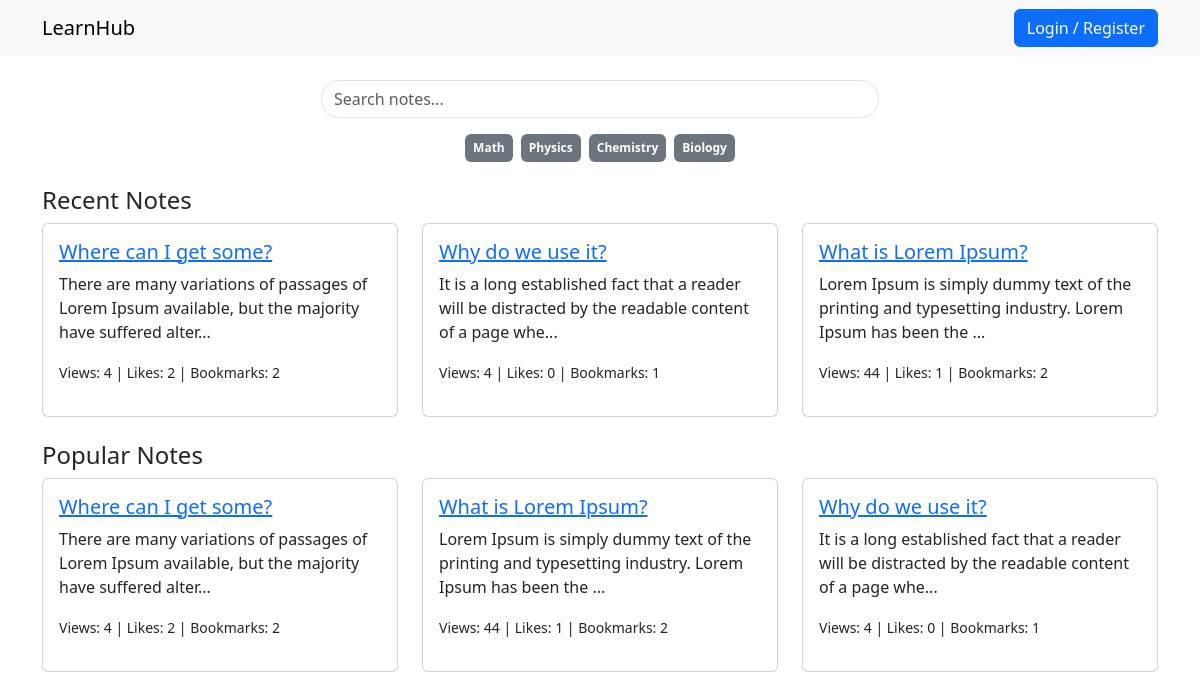
The page / on the database its author committed.
### tables this page shows
CREATE TABLE `notes` (
  `id` int(11) NOT NULL,
  `user_id` int(11) NOT NULL,
  `title` varchar(255) NOT NULL,
  `content` text NOT NULL,
  `category` varchar(100) NOT NULL,
  `bookmarks` int(11) NOT NULL,
  `likes` int(11) NOT NULL,
  `views` int(11) NOT NULL,
  `created_at` timestamp NOT NULL DEFAULT current_timestamp()
);

### index.php (the view, shortened to what this page needs)
<?php
include 'db.php';
$recentNotesQuery = "SELECT * FROM notes ORDER BY created_at DESC LIMIT 6";
$recentNotes = mysqli_query($conn, $recentNotesQuery);
$popularNotesQuery = "SELECT * FROM notes ORDER BY bookmarks DESC, likes DESC LIMIT 6";
$popularNotes = mysqli_query($conn, $popularNotesQuery);
?>
<!DOCTYPE html>
<html lang="en">
<head>
    <link href="https://cdn.jsdelivr.net/npm/bootstrap@5.3.0/dist/css/bootstrap.min.css" rel="stylesheet">
</head>
<body>
    <nav class="navbar navbar-expand-lg navbar-light bg-light">
        <div class="container">
            <a class="navbar-brand" href="#">LearnHub</a>
            <div class="d-flex">
                <?php if(isset($_SESSION['fullname'])): ?>
                    <?php $initials = initials($_SESSION['fullname']); ?>
                    <div class="d-flex gap-3 align-items-center">
                    <div>
                        <a class="dropdown-item" href="dashboard.php">Dashboard</a>
                    </div>
                    <div class="dropdown">
                        <button class="btn btn-secondary dropdown-toggle" type="button" id="userDropdown" data-bs-toggle="dropdown" aria-expanded="false">
                            <?php echo $initials; ?>
                        </button>
                        <ul class="dropdown-menu dropdown-menu-end" aria-labelledby="userDropdown">
                            <li><a class="dropdown-item" href="logout.php">Logout</a></li>
                        </ul>
                    </div>
                <?php else: ?>
                    <a href="auth.php" class="btn btn-primary">Login / Register</a>
                <?php endif; ?>
            </div>
        </div>
    </nav>
    <div class="container mt-4">
        <div class="text-center">
            <input type="text" id="search" class="form-control rounded-pill w-50 mx-auto" placeholder="Search notes...">
        </div>
        <div class="mt-3 d-flex justify-content-center gap-2">
            <span class="badge bg-secondary p-2">Math</span>
            <span class="badge bg-secondary p-2">Physics</span>
            <span class="badge bg-secondary p-2">Chemistry</span>
            <span class="badge bg-secondary p-2">Biology</span>
        </div>
        <h4 class="mt-4">Recent Notes</h4>
        <div class="row">
            <?php while($note = mysqli_fetch_assoc($recentNotes)): ?>
                <div class="col-md-4">
                    <div class="card p-3">
                        <h5><a href="note.php?id=<?php echo $note['id']; ?>"><?php echo htmlspecialchars($note['title']); ?></a></h5>
                        <p><?php echo htmlspecialchars(substr($note['content'], 0, 100)); ?>...</p>
                        <p><small>Views: <?= $note['views'] ?> | Likes: <?= $note['likes'] ?> | Bookmarks: <?= $note['bookmarks'] ?></small></p>
                    </div>
                </div>
            <?php endwhile; ?>
        </div>
        <h4 class="mt-4">Popular Notes</h4>
        <div class="row">
            <?php while($note = mysqli_fetch_assoc($popularNotes)): ?>
                <div class="col-md-4">
                    <div class="card p-3">
                        <h5><a href="note.php?id=<?php echo $note['id']; ?>"><?php echo htmlspecialchars($note['title']); ?></a></h5>
                        <p><?php echo htmlspecialchars(substr($note['content'], 0, 100)); ?>...</p>
                        <p><small>Views: <?= $note['views'] ?> | Likes: <?= $note['likes'] ?> | Bookmarks: <?= $note['bookmarks'] ?></small></p>
                    </div>
                </div>
            <?php endwhile; ?>
        </div>
    </div>
</body>
</html>

### rows shown on the page
notes: title "Where can I get some?", content "There are many variations of passages of Lorem Ipsum available, but the majority have suffered alter", views "4", likes "2", bookmarks "2"
notes: title "Why do we use it?", content "It is a long established fact that a reader will be distracted by the readable content of a page whe", views "4", likes "0", bookmarks "1"
notes: title "What is Lorem Ipsum?", content "Lorem Ipsum is simply dummy text of the printing and typesetting industry. Lorem Ipsum has been the", views "44", likes "1", bookmarks "2"
